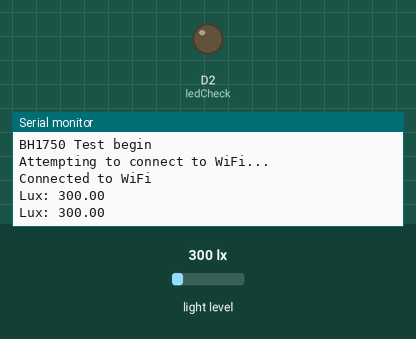
Simulated run of this sketch. Board: Arduino MKR. On the bench: output pins drawn as LEDs (lit = HIGH), the last lines printed to the serial monitor. The test bench sets the inputs (shaded band); at power-on: light level 300 lx. WiFi joins after 1.5 s; servers stay silent unless stated.

Above: at 2.7 s.
2.8 s: light level set to 63 lx
At 4.1 s:
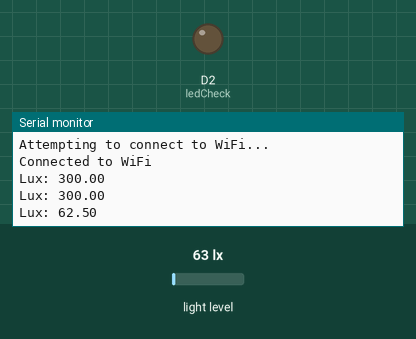
4.3 s: light level set to 55 lx
At 5.9 s:
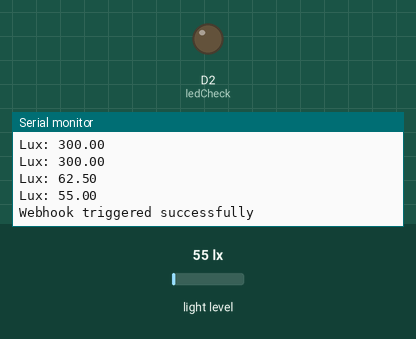
Timing chart, 0 to 7.4 s (numbered marks = the images above; inputs shaded):
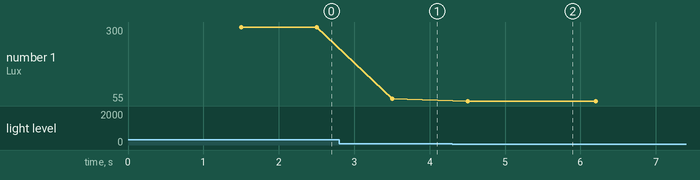

The sketch:

WriteMultipleFields.ino
```cpp
#include <WiFiNINA.h>
#include <BH1750.h>
#include <Wire.h>

// WiFi credentials
char ssid[] = "iPhone";
char pass[] = "9416306106";

// WiFi client to connect to IFTTT server
WiFiClient client;

// BH1750 light sensor instance
BH1750 lightMeter;

// LED pin to indicate connection
int ledCheck = 2;

String queryString = "?value1=57&value2=25";

// IFTTT webhook server details
char HOST_NAME[] = "maker.ifttt.com";
String PATH_NAME = "https://maker.ifttt.com/trigger/Sunlight/with/key/gGi5lX65RsckYaoBo3yI3L7bTpujJWBOdDY4lrp0eLF";

void setup()
{
  WiFi.begin(ssid, pass);

  Serial.begin(9600);

  // Set LED pin as output
  pinMode(ledCheck, OUTPUT);

  // Initialize I2C communication and light sensor
  Wire.begin();
  lightMeter.begin();

  Serial.println(F("BH1750 Test begin"));

  // Attempt to connect to the WiFi
  connectWiFi();
}


void loop() {
  float lux = lightMeter.readLightLevel();
  Serial.print("Lux: ");
  Serial.println(lux);

  // If the light level exceeds 550 lux, trigger the "Sunlight" webhook
  if (lux >= 550) {
    triggerWebhook("Sunlight");
  }
  // If the light level is below 60 lux, trigger the "Sundown" webhook
  else if (lux < 60) {
    triggerWebhook("Sundown");
  }

  // Wait for 1 second
  delay(1000);
}

// Function to handle WiFi connection
void connectWiFi() {
  Serial.println("Attempting to connect to WiFi...");

  // Keep trying to connect until connected
  while (WiFi.status() != WL_CONNECTED) {
    WiFi.begin(ssid, pass);
    delay(5000);
    Serial.print(".");
  }

  Serial.println("\nConnected to WiFi");
}

// Function to trigger the IFTTT webhook
void triggerWebhook(String eventName)
{
  // If WiFi is disconnected, reconnect
  if (WiFi.status() != WL_CONNECTED)
  {
    connectWiFi();
  }

  // If the client successfully connects to the IFTTT server
  if (client.connect("maker.ifttt.com", 80)) {
    client.println("GET " + PATH_NAME + queryString + " HTTP/1.1");
    client.println("Host: " + String(HOST_NAME));
    client.println("Connection: close");
    client.println();

    delay(500);
    client.stop(); // Close the connection
    Serial.println("Webhook triggered successfully");
  }
  else {
    // If connection fails, print an error message
    Serial.println("Failed to connect to webhook server");
  }
}
```

Measured:
- the behaviour switches between 60 and 59 lx on light level (found by bisection; images 1 and 2)
- after the input at 2.8 s, the serial monitor: prints a new line after 0.70 s (image 1)
- after the input at 4.3 s, the serial monitor: prints a new line after 0.21 s (image 2)
- plotted number 1: 300 → 62.5 after the input at 2.8 s, 62.5 → 55 after the input at 4.3 s
